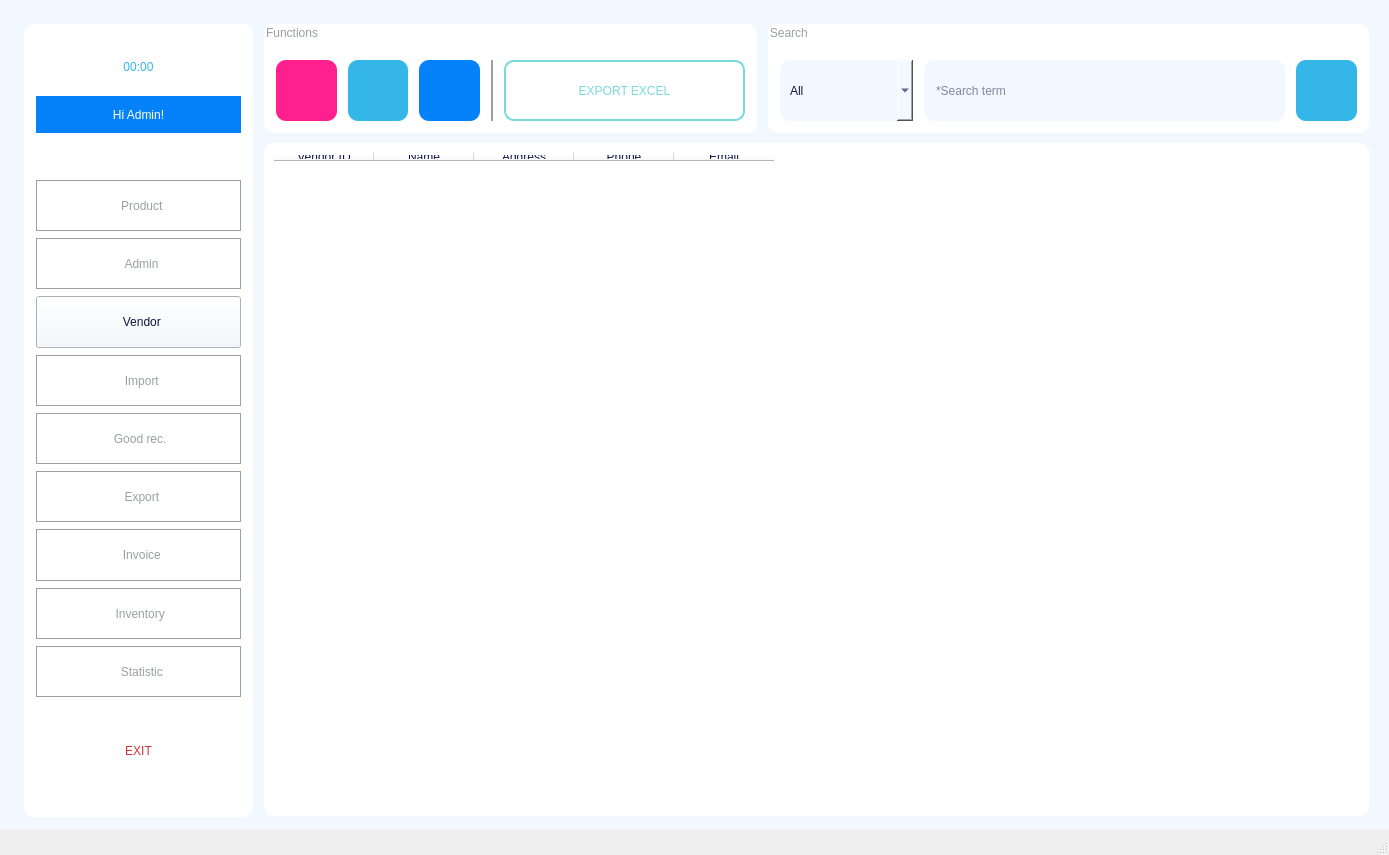
<?xml version="1.0" encoding="UTF-8"?>
<ui version="4.0">
 <class>MainWindowVendor</class>
 <widget class="QMainWindow" name="MainWindowVendor">
  <property name="geometry">
   <rect>
    <x>0</x>
    <y>0</y>
    <width>1389</width>
    <height>855</height>
   </rect>
  </property>
  <property name="maximumSize">
   <size>
    <width>1920</width>
    <height>1080</height>
   </size>
  </property>
  <property name="focusPolicy">
   <enum>Qt::NoFocus</enum>
  </property>
  <property name="windowTitle">
   <string>Vendor</string>
  </property>
  <property name="autoFillBackground">
   <bool>false</bool>
  </property>
  <property name="toolButtonStyle">
   <enum>Qt::ToolButtonTextUnderIcon</enum>
  </property>
  <property name="animated">
   <bool>false</bool>
  </property>
  <widget class="QWidget" name="centralwidget">
   <widget class="QLabel" name="label">
    <property name="geometry">
     <rect>
      <x>24</x>
      <y>24</y>
      <width>229</width>
      <height>793</height>
     </rect>
    </property>
    <property name="styleSheet">
     <string notr="true">border-radius: 10px;
background-color: rgb(255, 255, 255);</string>
    </property>
    <property name="text">
     <string/>
    </property>
   </widget>
   <widget class="QWidget" name="verticalLayoutWidget">
    <property name="geometry">
     <rect>
      <x>36</x>
      <y>180</y>
      <width>205</width>
      <height>517</height>
     </rect>
    </property>
    <layout class="QVBoxLayout" name="verticalLayout">
     <property name="spacing">
      <number>7</number>
     </property>
     <item>
      <widget class="QPushButton" name="pushButtonProduct_2">
       <property name="maximumSize">
        <size>
         <width>16777215</width>
         <height>60</height>
        </size>
       </property>
       <property name="toolTipDuration">
        <number>-1</number>
       </property>
       <property name="layoutDirection">
        <enum>Qt::LeftToRight</enum>
       </property>
       <property name="autoFillBackground">
        <bool>false</bool>
       </property>
       <property name="styleSheet">
        <string notr="true">font: 63 12pt &quot;Montserrat SemiBold&quot;;
background-color: rgb(255, 255, 255);
border: 1px solid #9b9fa2;
color: rgb(155, 159, 162);</string>
       </property>
       <property name="text">
        <string>  Product</string>
       </property>
       <property name="icon">
        <iconset>
         <normaloff>../../RESOURCE/ICON/album2.png</normaloff>../../RESOURCE/ICON/album2.png</iconset>
       </property>
       <property name="iconSize">
        <size>
         <width>32</width>
         <height>32</height>
        </size>
       </property>
      </widget>
     </item>
     <item>
      <widget class="QPushButton" name="pushButtonAdmin">
       <property name="maximumSize">
        <size>
         <width>16777215</width>
         <height>60</height>
        </size>
       </property>
       <property name="toolTipDuration">
        <number>-1</number>
       </property>
       <property name="layoutDirection">
        <enum>Qt::LeftToRight</enum>
       </property>
       <property name="autoFillBackground">
        <bool>false</bool>
       </property>
       <property name="styleSheet">
        <string notr="true">font: 63 12pt &quot;Montserrat SemiBold&quot;;
background-color: rgb(255, 255, 255);
border: 1px solid #9b9fa2;
color: rgb(155, 159, 162);</string>
       </property>
       <property name="text">
        <string>  Admin</string>
       </property>
       <property name="icon">
        <iconset>
         <normaloff>../../RESOURCE/ICON/adm2.png</normaloff>../../RESOURCE/ICON/adm2.png</iconset>
       </property>
       <property name="iconSize">
        <size>
         <width>35</width>
         <height>35</height>
        </size>
       </property>
      </widget>
     </item>
     <item>
      <widget class="QPushButton" name="pushButtonVendor">
       <property name="maximumSize">
        <size>
         <width>16777215</width>
         <height>60</height>
        </size>
       </property>
       <property name="toolTipDuration">
        <number>-1</number>
       </property>
       <property name="layoutDirection">
        <enum>Qt::LeftToRight</enum>
       </property>
       <property name="autoFillBackground">
        <bool>false</bool>
       </property>
       <property name="styleSheet">
        <string notr="true">font: 63 12pt &quot;Montserrat SemiBold&quot;;
color: rgb(14, 23, 67);
background-color: rgb(242, 248, 255)</string>
       </property>
       <property name="text">
        <string>  Vendor</string>
       </property>
       <property name="icon">
        <iconset>
         <normaloff>../../RESOURCE/ICON/vendor2.png</normaloff>../../RESOURCE/ICON/vendor2.png</iconset>
       </property>
       <property name="iconSize">
        <size>
         <width>32</width>
         <height>32</height>
        </size>
       </property>
      </widget>
     </item>
     <item>
      <widget class="QPushButton" name="pushButtonImport">
       <property name="maximumSize">
        <size>
         <width>16777215</width>
         <height>60</height>
        </size>
       </property>
       <property name="contextMenuPolicy">
        <enum>Qt::DefaultContextMenu</enum>
       </property>
       <property name="toolTipDuration">
        <number>0</number>
       </property>
       <property name="layoutDirection">
        <enum>Qt::LeftToRight</enum>
       </property>
       <property name="autoFillBackground">
        <bool>false</bool>
       </property>
       <property name="styleSheet">
        <string notr="true">font: 63 12pt &quot;Montserrat SemiBold&quot;;
background-color: rgb(255, 255, 255);
border: 1px solid #9b9fa2;
color: rgb(155, 159, 162);</string>
       </property>
       <property name="text">
        <string>  Import</string>
       </property>
       <property name="icon">
        <iconset>
         <normaloff>../../RESOURCE/ICON/import.png</normaloff>../../RESOURCE/ICON/import.png</iconset>
       </property>
       <property name="iconSize">
        <size>
         <width>30</width>
         <height>30</height>
        </size>
       </property>
      </widget>
     </item>
     <item>
      <widget class="QPushButton" name="pushButtonReceipt">
       <property name="maximumSize">
        <size>
         <width>16777215</width>
         <height>60</height>
        </size>
       </property>
       <property name="contextMenuPolicy">
        <enum>Qt::DefaultContextMenu</enum>
       </property>
       <property name="toolTipDuration">
        <number>0</number>
       </property>
       <property name="layoutDirection">
        <enum>Qt::LeftToRight</enum>
       </property>
       <property name="autoFillBackground">
        <bool>false</bool>
       </property>
       <property name="styleSheet">
        <string notr="true">font: 63 12pt &quot;Montserrat SemiBold&quot;;
background-color: rgb(255, 255, 255);
border: 1px solid #9b9fa2;
color: rgb(155, 159, 162);</string>
       </property>
       <property name="text">
        <string> Good rec.</string>
       </property>
       <property name="icon">
        <iconset>
         <normaloff>../../RESOURCE/ICON/doc.png</normaloff>../../RESOURCE/ICON/doc.png</iconset>
       </property>
       <property name="iconSize">
        <size>
         <width>35</width>
         <height>35</height>
        </size>
       </property>
      </widget>
     </item>
     <item>
      <widget class="QPushButton" name="pushButtonExport">
       <property name="maximumSize">
        <size>
         <width>16777215</width>
         <height>60</height>
        </size>
       </property>
       <property name="contextMenuPolicy">
        <enum>Qt::DefaultContextMenu</enum>
       </property>
       <property name="toolTipDuration">
        <number>0</number>
       </property>
       <property name="layoutDirection">
        <enum>Qt::LeftToRight</enum>
       </property>
       <property name="autoFillBackground">
        <bool>false</bool>
       </property>
       <property name="styleSheet">
        <string notr="true">font: 63 12pt &quot;Montserrat SemiBold&quot;;
background-color: rgb(255, 255, 255);
border: 1px solid #9b9fa2;
color: rgb(155, 159, 162);</string>
       </property>
       <property name="text">
        <string>  Export</string>
       </property>
       <property name="icon">
        <iconset>
         <normaloff>../../RESOURCE/ICON/export.png</normaloff>../../RESOURCE/ICON/export.png</iconset>
       </property>
       <property name="iconSize">
        <size>
         <width>30</width>
         <height>30</height>
        </size>
       </property>
      </widget>
     </item>
     <item>
      <widget class="QPushButton" name="pushButtonInvoice">
       <property name="maximumSize">
        <size>
         <width>16777215</width>
         <height>60</height>
        </size>
       </property>
       <property name="contextMenuPolicy">
        <enum>Qt::DefaultContextMenu</enum>
       </property>
       <property name="toolTipDuration">
        <number>0</number>
       </property>
       <property name="layoutDirection">
        <enum>Qt::LeftToRight</enum>
       </property>
       <property name="autoFillBackground">
        <bool>false</bool>
       </property>
       <property name="styleSheet">
        <string notr="true">font: 63 12pt &quot;Montserrat SemiBold&quot;;
background-color: rgb(255, 255, 255);
border: 1px solid #9b9fa2;
color: rgb(155, 159, 162);</string>
       </property>
       <property name="text">
        <string>  Invoice</string>
       </property>
       <property name="icon">
        <iconset>
         <normaloff>../../RESOURCE/ICON/doc.png</normaloff>../../RESOURCE/ICON/doc.png</iconset>
       </property>
       <property name="iconSize">
        <size>
         <width>35</width>
         <height>35</height>
        </size>
       </property>
      </widget>
     </item>
     <item>
      <widget class="QPushButton" name="pushButtonInventory">
       <property name="maximumSize">
        <size>
         <width>16777215</width>
         <height>60</height>
        </size>
       </property>
       <property name="contextMenuPolicy">
        <enum>Qt::DefaultContextMenu</enum>
       </property>
       <property name="toolTipDuration">
        <number>0</number>
       </property>
       <property name="layoutDirection">
        <enum>Qt::LeftToRight</enum>
       </property>
       <property name="autoFillBackground">
        <bool>false</bool>
       </property>
       <property name="styleSheet">
        <string notr="true">font: 63 12pt &quot;Montserrat SemiBold&quot;;
background-color: rgb(255, 255, 255);
border: 1px solid #9b9fa2;
color: rgb(155, 159, 162);</string>
       </property>
       <property name="text">
        <string> Inventory</string>
       </property>
       <property name="icon">
        <iconset>
         <normaloff>../../RESOURCE/ICON/inventory.png</normaloff>../../RESOURCE/ICON/inventory.png</iconset>
       </property>
       <property name="iconSize">
        <size>
         <width>30</width>
         <height>30</height>
        </size>
       </property>
      </widget>
     </item>
     <item>
      <widget class="QPushButton" name="pushButtonStatistic">
       <property name="maximumSize">
        <size>
         <width>16777215</width>
         <height>60</height>
        </size>
       </property>
       <property name="contextMenuPolicy">
        <enum>Qt::DefaultContextMenu</enum>
       </property>
       <property name="toolTipDuration">
        <number>0</number>
       </property>
       <property name="layoutDirection">
        <enum>Qt::LeftToRight</enum>
       </property>
       <property name="autoFillBackground">
        <bool>false</bool>
       </property>
       <property name="styleSheet">
        <string notr="true">font: 63 12pt &quot;Montserrat SemiBold&quot;;
background-color: rgb(255, 255, 255);
border: 1px solid #9b9fa2;
color: rgb(155, 159, 162);</string>
       </property>
       <property name="text">
        <string>  Statistic</string>
       </property>
       <property name="icon">
        <iconset>
         <normaloff>../../RESOURCE/ICON/statis.png</normaloff>../../RESOURCE/ICON/statis.png</iconset>
       </property>
       <property name="iconSize">
        <size>
         <width>32</width>
         <height>32</height>
        </size>
       </property>
      </widget>
     </item>
    </layout>
   </widget>
   <widget class="QGroupBox" name="groupBox">
    <property name="geometry">
     <rect>
      <x>264</x>
      <y>24</y>
      <width>493</width>
      <height>109</height>
     </rect>
    </property>
    <property name="styleSheet">
     <string notr="true">padding: 5px;
border-radius: 10px;
color: rgb(155, 159, 162);
background-color: rgb(255, 255, 255);
font: 25 10pt &quot;Montserrat Light&quot;;</string>
    </property>
    <property name="title">
     <string>Functions</string>
    </property>
    <widget class="QWidget" name="horizontalLayoutWidget">
     <property name="geometry">
      <rect>
       <x>12</x>
       <y>36</y>
       <width>217</width>
       <height>61</height>
      </rect>
     </property>
     <layout class="QHBoxLayout" name="horizontalLayout">
      <property name="spacing">
       <number>11</number>
      </property>
      <item>
       <widget class="QPushButton" name="pushButtonNew">
        <property name="maximumSize">
         <size>
          <width>100</width>
          <height>100</height>
         </size>
        </property>
        <property name="toolTip">
         <string>&lt;html&gt;&lt;head/&gt;&lt;body&gt;&lt;p&gt;&lt;span style=&quot; font-size:12pt; color:#ff2090;&quot;&gt;New&lt;/span&gt;&lt;/p&gt;&lt;/body&gt;&lt;/html&gt;</string>
        </property>
        <property name="toolTipDuration">
         <number>-1</number>
        </property>
        <property name="styleSheet">
         <string notr="true">QPushButton {
    background-color: #FF2090; /* Màu nền mặc định */

    border-radius: 10px; 
    padding: 5px;

}

QPushButton:hover {
    background-color: #FFA2D1; /* Màu khi di chuột */  
}

QPushButton:pressed {
    background-color: #FF2090; /* Màu khi nhấn */
}

QPushButton:focus {
    border: 5px solid #FFA2D1; /* Viền khi nút được focus */ 
}
</string>
        </property>
        <property name="text">
         <string/>
        </property>
        <property name="icon">
         <iconset>
          <normaloff>../../RESOURCE/ICON/new.png</normaloff>../../RESOURCE/ICON/new.png</iconset>
        </property>
        <property name="iconSize">
         <size>
          <width>32</width>
          <height>32</height>
         </size>
        </property>
       </widget>
      </item>
      <item>
       <widget class="QPushButton" name="pushButtonEdit">
        <property name="maximumSize">
         <size>
          <width>100</width>
          <height>100</height>
         </size>
        </property>
        <property name="toolTip">
         <string>&lt;html&gt;&lt;head/&gt;&lt;body&gt;&lt;p&gt;&lt;span style=&quot; font-size:12pt; color:#35b6e8;&quot;&gt;Edit&lt;/span&gt;&lt;/p&gt;&lt;/body&gt;&lt;/html&gt;</string>
        </property>
        <property name="styleSheet">
         <string notr="true">QPushButton {
    background-color: #35B6E8; /* Màu nền mặc định */

    border-radius: 10px; 
    padding: 5px;

}

QPushButton:hover {
    background-color: #A3E3FC; /* Màu khi di chuột */  

}

QPushButton:pressed {
    background-color: #35B6E8; /* Màu khi nhấn */
}

QPushButton:focus {
    border: 5px solid #A3E3FC; /* Viền khi nút được focus */ 
}
</string>
        </property>
        <property name="text">
         <string/>
        </property>
        <property name="icon">
         <iconset>
          <normaloff>../../RESOURCE/ICON/edit.png</normaloff>../../RESOURCE/ICON/edit.png</iconset>
        </property>
        <property name="iconSize">
         <size>
          <width>32</width>
          <height>32</height>
         </size>
        </property>
       </widget>
      </item>
      <item>
       <widget class="QPushButton" name="pushButtonDelete">
        <property name="maximumSize">
         <size>
          <width>100</width>
          <height>100</height>
         </size>
        </property>
        <property name="toolTip">
         <string>&lt;html&gt;&lt;head/&gt;&lt;body&gt;&lt;p&gt;&lt;span style=&quot; font-size:12pt; color:#0581f9;&quot;&gt;Delete&lt;/span&gt;&lt;/p&gt;&lt;/body&gt;&lt;/html&gt;</string>
        </property>
        <property name="styleSheet">
         <string notr="true">QPushButton {
    background-color: #0581F9; /* Màu nền mặc định */

    border-radius: 10px; 
    padding: 5px;

}

QPushButton:hover {
    background-color: #87C4FF; /* Màu khi di chuột */  

}

QPushButton:pressed {
    background-color: #0581F9; /* Màu khi nhấn */
}

QPushButton:focus {
    border: 5px solid #87C4FF; /* Viền khi nút được focus */ 
}
</string>
        </property>
        <property name="text">
         <string/>
        </property>
        <property name="icon">
         <iconset>
          <normaloff>../../RESOURCE/ICON/delete.png</normaloff>../../RESOURCE/ICON/delete.png</iconset>
        </property>
        <property name="iconSize">
         <size>
          <width>32</width>
          <height>32</height>
         </size>
        </property>
       </widget>
      </item>
      <item>
       <widget class="QLabel" name="label_3">
        <property name="maximumSize">
         <size>
          <width>2</width>
          <height>16777215</height>
         </size>
        </property>
        <property name="styleSheet">
         <string notr="true">background-color: rgb(155, 159, 162);</string>
        </property>
        <property name="text">
         <string/>
        </property>
       </widget>
      </item>
     </layout>
    </widget>
    <widget class="QPushButton" name="pushButtonExcel">
     <property name="geometry">
      <rect>
       <x>240</x>
       <y>36</y>
       <width>241</width>
       <height>61</height>
      </rect>
     </property>
     <property name="styleSheet">
      <string notr="true">QPushButton {
    background-color: #FFFFFF; /* Màu nền mặc định */
    border-radius: 10px; 
	border: 2px solid #79DADC;
    padding: 5px;
	color: #79DADC;
	font: 63 12pt &quot;Montserrat SemiBold&quot;;
}

QPushButton:hover {
    background-color: #79DADC; /* Màu khi di chuột */  
	color: #FFFFFF;
	border: 2px solid #FFFFFF;
}

QPushButton:pressed {
    background-color: #FFFFFF; /* Màu khi nhấn */
}

QPushButton:focus {
    background-color: #79DADC; /* Màu khi di chuột */  
	border:5px solid #B4EDEE;
	color: #FFFFFF;

}
</string>
     </property>
     <property name="text">
      <string>EXPORT EXCEL</string>
     </property>
     <property name="icon">
      <iconset>
       <normaloff>../../RESOURCE/ICON/exc.png</normaloff>../../RESOURCE/ICON/exc.png</iconset>
     </property>
     <property name="iconSize">
      <size>
       <width>70</width>
       <height>70</height>
      </size>
     </property>
    </widget>
   </widget>
   <widget class="QLabel" name="label_2">
    <property name="geometry">
     <rect>
      <x>0</x>
      <y>-12</y>
      <width>1393</width>
      <height>841</height>
     </rect>
    </property>
    <property name="styleSheet">
     <string notr="true">background-color: rgb(242, 248, 255);</string>
    </property>
    <property name="text">
     <string/>
    </property>
   </widget>
   <widget class="QGroupBox" name="groupBox_2">
    <property name="geometry">
     <rect>
      <x>768</x>
      <y>24</y>
      <width>601</width>
      <height>109</height>
     </rect>
    </property>
    <property name="styleSheet">
     <string notr="true">padding: 5px;
border-radius: 10px;
color: rgb(155, 159, 162);
background-color: rgb(255, 255, 255);
font: 25 10pt &quot;Montserrat Light&quot;;</string>
    </property>
    <property name="title">
     <string>Search </string>
    </property>
    <widget class="QLineEdit" name="lineEdit">
     <property name="geometry">
      <rect>
       <x>156</x>
       <y>36</y>
       <width>361</width>
       <height>61</height>
      </rect>
     </property>
     <property name="styleSheet">
      <string notr="true">background-color: rgb(242, 248, 255);
color: rgb(14, 23, 67);
font: 57 12pt &quot;Montserrat Medium&quot;;
padding: 10px;</string>
     </property>
     <property name="text">
      <string/>
     </property>
     <property name="placeholderText">
      <string>*Search term</string>
     </property>
    </widget>
    <widget class="QPushButton" name="pushButton">
     <property name="geometry">
      <rect>
       <x>528</x>
       <y>36</y>
       <width>61</width>
       <height>61</height>
      </rect>
     </property>
     <property name="maximumSize">
      <size>
       <width>100</width>
       <height>100</height>
      </size>
     </property>
     <property name="styleSheet">
      <string notr="true">QPushButton {
    background-color: #35B6E8; /* Màu nền mặc định */
    border-radius: 10px; 
    padding: 5px;

}

QPushButton:hover {
    background-color: #8EDAF8; /* Màu khi di chuột */  

}

QPushButton:pressed {
    background-color: #35B6E8; /* Màu khi nhấn */
}

QPushButton:focus {
    border: 5px solid #8EDAF8; /* Viền khi nút được focus */ 
}
</string>
     </property>
     <property name="text">
      <string/>
     </property>
     <property name="icon">
      <iconset>
       <normaloff>../../RESOURCE/ICON/search.png</normaloff>../../RESOURCE/ICON/search.png</iconset>
     </property>
     <property name="iconSize">
      <size>
       <width>25</width>
       <height>25</height>
      </size>
     </property>
    </widget>
    <widget class="QComboBox" name="comboBox">
     <property name="geometry">
      <rect>
       <x>12</x>
       <y>36</y>
       <width>133</width>
       <height>61</height>
      </rect>
     </property>
     <property name="styleSheet">
      <string notr="true">background-color: rgb(242, 248, 255);
color: rgb(14, 23, 67);
font: 57 12pt &quot;Montserrat Medium&quot;;
padding: 10px;</string>
     </property>
     <property name="editable">
      <bool>false</bool>
     </property>
     <property name="currentText">
      <string>All</string>
     </property>
     <property name="sizeAdjustPolicy">
      <enum>QComboBox::AdjustToContentsOnFirstShow</enum>
     </property>
     <item>
      <property name="text">
       <string>All</string>
      </property>
     </item>
     <item>
      <property name="text">
       <string>Vendor ID</string>
      </property>
     </item>
     <item>
      <property name="text">
       <string>Name </string>
      </property>
     </item>
    </widget>
   </widget>
   <widget class="QTableWidget" name="tableWidget">
    <property name="geometry">
     <rect>
      <x>264</x>
      <y>143</y>
      <width>1105</width>
      <height>673</height>
     </rect>
    </property>
    <property name="toolTip">
     <string/>
    </property>
    <property name="styleSheet">
     <string notr="true">padding: 5px;
border-radius: 10px;
color: rgb(14, 23, 67);
background-color: rgb(255, 255, 255);
font: 57 10pt &quot;Montserrat Medium&quot;;</string>
    </property>
    <column>
     <property name="text">
      <string>Vendor ID</string>
     </property>
    </column>
    <column>
     <property name="text">
      <string>Name</string>
     </property>
    </column>
    <column>
     <property name="text">
      <string>Address</string>
     </property>
    </column>
    <column>
     <property name="text">
      <string>Phone</string>
     </property>
    </column>
    <column>
     <property name="text">
      <string>Email</string>
     </property>
    </column>
   </widget>
   <widget class="QLabel" name="label_4">
    <property name="geometry">
     <rect>
      <x>36</x>
      <y>36</y>
      <width>205</width>
      <height>61</height>
     </rect>
    </property>
    <property name="styleSheet">
     <string notr="true">color: rgb(53, 182, 232);
font: 87 30pt &quot;Montserrat Black&quot;;</string>
    </property>
    <property name="text">
     <string>00:00</string>
    </property>
    <property name="alignment">
     <set>Qt::AlignCenter</set>
    </property>
   </widget>
   <widget class="QLabel" name="label_5">
    <property name="geometry">
     <rect>
      <x>36</x>
      <y>96</y>
      <width>205</width>
      <height>37</height>
     </rect>
    </property>
    <property name="styleSheet">
     <string notr="true">color: rgb(255, 255, 255);
font: 63 15pt &quot;Montserrat SemiBold&quot;;
background-color: rgb(5, 129, 249);</string>
    </property>
    <property name="text">
     <string>Hi Admin!</string>
    </property>
    <property name="alignment">
     <set>Qt::AlignCenter</set>
    </property>
   </widget>
   <widget class="QPushButton" name="pushButton_2">
    <property name="geometry">
     <rect>
      <x>60</x>
      <y>720</y>
      <width>157</width>
      <height>61</height>
     </rect>
    </property>
    <property name="styleSheet">
     <string notr="true">QPushButton {
    background-color: #FFFFFF; /* Màu nền mặc định */
	color: #D23435;
	font: 8120 17pt &quot;Montserrat Bold&quot;;
    border-radius: 10px; 
    padding: 5px;

}

QPushButton:hover {
	border: 2px solid #D23435;
}

QPushButton:pressed {
    background-color: #D23435; /* Màu khi nhấn */
}

QPushButton:focus {
	border: 2px solid #D23435;
}
</string>
    </property>
    <property name="text">
     <string>EXIT</string>
    </property>
    <property name="icon">
     <iconset>
      <normaloff>../../RESOURCE/ICON/turnoff.png</normaloff>../../RESOURCE/ICON/turnoff.png</iconset>
    </property>
    <property name="iconSize">
     <size>
      <width>35</width>
      <height>35</height>
     </size>
    </property>
   </widget>
   <zorder>label_2</zorder>
   <zorder>label</zorder>
   <zorder>verticalLayoutWidget</zorder>
   <zorder>groupBox</zorder>
   <zorder>groupBox_2</zorder>
   <zorder>tableWidget</zorder>
   <zorder>label_4</zorder>
   <zorder>label_5</zorder>
   <zorder>pushButton_2</zorder>
  </widget>
  <widget class="QMenuBar" name="menubar">
   <property name="geometry">
    <rect>
     <x>0</x>
     <y>0</y>
     <width>1389</width>
     <height>26</height>
    </rect>
   </property>
  </widget>
  <widget class="QStatusBar" name="statusbar"/>
 </widget>
 <resources/>
 <connections/>
</ui>
